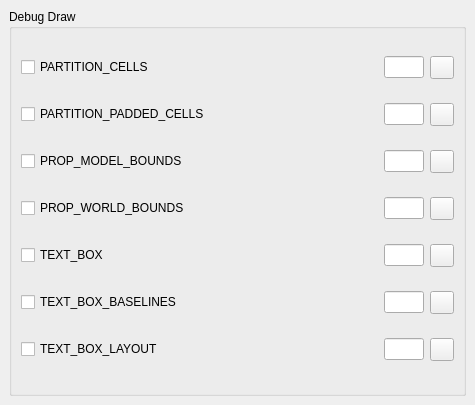
<?xml version="1.0" encoding="UTF-8"?>
<ui version="4.0">
 <class>DebugDrawDock</class>
 <widget class="QDockWidget" name="DebugDrawDock">
  <property name="geometry">
   <rect>
    <x>0</x>
    <y>0</y>
    <width>475</width>
    <height>405</height>
   </rect>
  </property>
  <property name="windowTitle">
   <string>Debug</string>
  </property>
  <widget class="QWidget" name="DrawContent">
   <layout class="QGridLayout" name="gridLayout">
    <item row="1" column="0">
     <widget class="QGroupBox" name="groupBox">
      <property name="title">
       <string>Debug Draw</string>
      </property>
      <layout class="QGridLayout" name="gridLayout_2">
       <item row="0" column="0">
        <widget class="QCheckBox" name="partitionCells">
         <property name="text">
          <string>PARTITION_CELLS</string>
         </property>
        </widget>
       </item>
       <item row="1" column="0">
        <widget class="QCheckBox" name="partitionPaddedCells">
         <property name="text">
          <string>PARTITION_PADDED_CELLS</string>
         </property>
        </widget>
       </item>
       <item row="1" column="1">
        <widget class="QLineEdit" name="partitionPaddedCellsWidth">
         <property name="sizePolicy">
          <sizepolicy hsizetype="Fixed" vsizetype="Fixed">
           <horstretch>0</horstretch>
           <verstretch>0</verstretch>
          </sizepolicy>
         </property>
         <property name="maximumSize">
          <size>
           <width>40</width>
           <height>16777215</height>
          </size>
         </property>
        </widget>
       </item>
       <item row="5" column="0">
        <widget class="QCheckBox" name="textBox">
         <property name="text">
          <string>TEXT_BOX</string>
         </property>
        </widget>
       </item>
       <item row="0" column="1">
        <widget class="QLineEdit" name="partitionCellsWidth">
         <property name="sizePolicy">
          <sizepolicy hsizetype="Fixed" vsizetype="Fixed">
           <horstretch>0</horstretch>
           <verstretch>0</verstretch>
          </sizepolicy>
         </property>
         <property name="maximumSize">
          <size>
           <width>40</width>
           <height>16777215</height>
          </size>
         </property>
        </widget>
       </item>
       <item row="8" column="0">
        <widget class="QCheckBox" name="textBoxLayout">
         <property name="text">
          <string>TEXT_BOX_LAYOUT</string>
         </property>
        </widget>
       </item>
       <item row="7" column="0">
        <widget class="QCheckBox" name="textBoxBaselines">
         <property name="text">
          <string>TEXT_BOX_BASELINES</string>
         </property>
        </widget>
       </item>
       <item row="0" column="2">
        <widget class="QToolButton" name="partitionCellsColor">
         <property name="focusPolicy">
          <enum>Qt::ClickFocus</enum>
         </property>
         <property name="text">
          <string/>
         </property>
        </widget>
       </item>
       <item row="1" column="2">
        <widget class="QToolButton" name="partitionPaddedCellsColor">
         <property name="focusPolicy">
          <enum>Qt::ClickFocus</enum>
         </property>
         <property name="text">
          <string/>
         </property>
        </widget>
       </item>
       <item row="2" column="0">
        <widget class="QCheckBox" name="propModelBounds">
         <property name="text">
          <string>PROP_MODEL_BOUNDS</string>
         </property>
        </widget>
       </item>
       <item row="4" column="0">
        <widget class="QCheckBox" name="propWorldBounds">
         <property name="text">
          <string>PROP_WORLD_BOUNDS</string>
         </property>
        </widget>
       </item>
       <item row="2" column="1">
        <widget class="QLineEdit" name="propModelBoundsWidth">
         <property name="sizePolicy">
          <sizepolicy hsizetype="Fixed" vsizetype="Fixed">
           <horstretch>0</horstretch>
           <verstretch>0</verstretch>
          </sizepolicy>
         </property>
         <property name="maximumSize">
          <size>
           <width>40</width>
           <height>16777215</height>
          </size>
         </property>
        </widget>
       </item>
       <item row="2" column="2">
        <widget class="QToolButton" name="propModelBoundsColor">
         <property name="focusPolicy">
          <enum>Qt::ClickFocus</enum>
         </property>
         <property name="text">
          <string/>
         </property>
        </widget>
       </item>
       <item row="4" column="1">
        <widget class="QLineEdit" name="propWorldBoundsWidth">
         <property name="sizePolicy">
          <sizepolicy hsizetype="Fixed" vsizetype="Fixed">
           <horstretch>0</horstretch>
           <verstretch>0</verstretch>
          </sizepolicy>
         </property>
         <property name="maximumSize">
          <size>
           <width>40</width>
           <height>16777215</height>
          </size>
         </property>
        </widget>
       </item>
       <item row="4" column="2">
        <widget class="QToolButton" name="propWorldBoundsColor">
         <property name="focusPolicy">
          <enum>Qt::ClickFocus</enum>
         </property>
         <property name="text">
          <string/>
         </property>
        </widget>
       </item>
       <item row="5" column="1">
        <widget class="QLineEdit" name="textBoxWidth">
         <property name="sizePolicy">
          <sizepolicy hsizetype="Fixed" vsizetype="Fixed">
           <horstretch>0</horstretch>
           <verstretch>0</verstretch>
          </sizepolicy>
         </property>
         <property name="maximumSize">
          <size>
           <width>40</width>
           <height>16777215</height>
          </size>
         </property>
        </widget>
       </item>
       <item row="7" column="1">
        <widget class="QLineEdit" name="textBoxBaselinesWidth">
         <property name="sizePolicy">
          <sizepolicy hsizetype="Fixed" vsizetype="Fixed">
           <horstretch>0</horstretch>
           <verstretch>0</verstretch>
          </sizepolicy>
         </property>
         <property name="maximumSize">
          <size>
           <width>40</width>
           <height>16777215</height>
          </size>
         </property>
        </widget>
       </item>
       <item row="8" column="1">
        <widget class="QLineEdit" name="textBoxLayoutWidth">
         <property name="sizePolicy">
          <sizepolicy hsizetype="Fixed" vsizetype="Fixed">
           <horstretch>0</horstretch>
           <verstretch>0</verstretch>
          </sizepolicy>
         </property>
         <property name="maximumSize">
          <size>
           <width>40</width>
           <height>16777215</height>
          </size>
         </property>
        </widget>
       </item>
       <item row="5" column="2">
        <widget class="QToolButton" name="textBoxColor">
         <property name="focusPolicy">
          <enum>Qt::ClickFocus</enum>
         </property>
         <property name="text">
          <string/>
         </property>
        </widget>
       </item>
       <item row="7" column="2">
        <widget class="QToolButton" name="textBoxBaselinesColor">
         <property name="focusPolicy">
          <enum>Qt::ClickFocus</enum>
         </property>
         <property name="text">
          <string/>
         </property>
        </widget>
       </item>
       <item row="8" column="2">
        <widget class="QToolButton" name="textBoxLayoutColor">
         <property name="focusPolicy">
          <enum>Qt::ClickFocus</enum>
         </property>
         <property name="text">
          <string/>
         </property>
        </widget>
       </item>
      </layout>
     </widget>
    </item>
   </layout>
  </widget>
 </widget>
 <tabstops>
  <tabstop>partitionCells</tabstop>
  <tabstop>partitionCellsWidth</tabstop>
  <tabstop>partitionPaddedCells</tabstop>
  <tabstop>partitionPaddedCellsWidth</tabstop>
  <tabstop>propModelBounds</tabstop>
  <tabstop>propModelBoundsWidth</tabstop>
  <tabstop>propWorldBounds</tabstop>
  <tabstop>propWorldBoundsWidth</tabstop>
  <tabstop>textBox</tabstop>
  <tabstop>textBoxWidth</tabstop>
  <tabstop>textBoxBaselines</tabstop>
  <tabstop>textBoxBaselinesWidth</tabstop>
  <tabstop>textBoxLayout</tabstop>
  <tabstop>textBoxLayoutWidth</tabstop>
  <tabstop>propWorldBoundsColor</tabstop>
  <tabstop>textBoxColor</tabstop>
  <tabstop>textBoxBaselinesColor</tabstop>
  <tabstop>textBoxLayoutColor</tabstop>
  <tabstop>partitionPaddedCellsColor</tabstop>
  <tabstop>propModelBoundsColor</tabstop>
  <tabstop>partitionCellsColor</tabstop>
 </tabstops>
 <resources/>
 <connections>
  <connection>
   <sender>partitionCells</sender>
   <signal>toggled(bool)</signal>
   <receiver>DebugDrawDock</receiver>
   <slot>togglePartitionCells(bool)</slot>
   <hints>
    <hint type="sourcelabel">
     <x>246</x>
     <y>50</y>
    </hint>
    <hint type="destinationlabel">
     <x>285</x>
     <y>281</y>
    </hint>
   </hints>
  </connection>
  <connection>
   <sender>partitionPaddedCells</sender>
   <signal>toggled(bool)</signal>
   <receiver>DebugDrawDock</receiver>
   <slot>togglePartitionPaddedCells(bool)</slot>
   <hints>
    <hint type="sourcelabel">
     <x>246</x>
     <y>86</y>
    </hint>
    <hint type="destinationlabel">
     <x>285</x>
     <y>281</y>
    </hint>
   </hints>
  </connection>
  <connection>
   <sender>propModelBounds</sender>
   <signal>toggled(bool)</signal>
   <receiver>DebugDrawDock</receiver>
   <slot>togglePropModelBounds(bool)</slot>
   <hints>
    <hint type="sourcelabel">
     <x>246</x>
     <y>122</y>
    </hint>
    <hint type="destinationlabel">
     <x>285</x>
     <y>281</y>
    </hint>
   </hints>
  </connection>
  <connection>
   <sender>propWorldBounds</sender>
   <signal>toggled(bool)</signal>
   <receiver>DebugDrawDock</receiver>
   <slot>togglePropWorldBounds(bool)</slot>
   <hints>
    <hint type="sourcelabel">
     <x>246</x>
     <y>158</y>
    </hint>
    <hint type="destinationlabel">
     <x>285</x>
     <y>281</y>
    </hint>
   </hints>
  </connection>
  <connection>
   <sender>textBox</sender>
   <signal>toggled(bool)</signal>
   <receiver>DebugDrawDock</receiver>
   <slot>toggleTextBox(bool)</slot>
   <hints>
    <hint type="sourcelabel">
     <x>246</x>
     <y>194</y>
    </hint>
    <hint type="destinationlabel">
     <x>285</x>
     <y>281</y>
    </hint>
   </hints>
  </connection>
  <connection>
   <sender>textBoxBaselines</sender>
   <signal>toggled(bool)</signal>
   <receiver>DebugDrawDock</receiver>
   <slot>toggleTextBoxBaselines(bool)</slot>
   <hints>
    <hint type="sourcelabel">
     <x>246</x>
     <y>230</y>
    </hint>
    <hint type="destinationlabel">
     <x>285</x>
     <y>281</y>
    </hint>
   </hints>
  </connection>
  <connection>
   <sender>textBoxLayout</sender>
   <signal>toggled(bool)</signal>
   <receiver>DebugDrawDock</receiver>
   <slot>toggleTextBoxLayout(bool)</slot>
   <hints>
    <hint type="sourcelabel">
     <x>246</x>
     <y>266</y>
    </hint>
    <hint type="destinationlabel">
     <x>285</x>
     <y>281</y>
    </hint>
   </hints>
  </connection>
  <connection>
   <sender>partitionCellsWidth</sender>
   <signal>textChanged(QString)</signal>
   <receiver>DebugDrawDock</receiver>
   <slot>setWidthPartitionCells(QString)</slot>
   <hints>
    <hint type="sourcelabel">
     <x>365</x>
     <y>50</y>
    </hint>
    <hint type="destinationlabel">
     <x>285</x>
     <y>281</y>
    </hint>
   </hints>
  </connection>
  <connection>
   <sender>partitionPaddedCellsWidth</sender>
   <signal>textChanged(QString)</signal>
   <receiver>DebugDrawDock</receiver>
   <slot>setWidthPartitionPaddedCells(QString)</slot>
   <hints>
    <hint type="sourcelabel">
     <x>365</x>
     <y>86</y>
    </hint>
    <hint type="destinationlabel">
     <x>285</x>
     <y>281</y>
    </hint>
   </hints>
  </connection>
  <connection>
   <sender>propModelBoundsWidth</sender>
   <signal>textChanged(QString)</signal>
   <receiver>DebugDrawDock</receiver>
   <slot>setWidthPropModelBounds(QString)</slot>
   <hints>
    <hint type="sourcelabel">
     <x>365</x>
     <y>122</y>
    </hint>
    <hint type="destinationlabel">
     <x>285</x>
     <y>281</y>
    </hint>
   </hints>
  </connection>
  <connection>
   <sender>propWorldBoundsWidth</sender>
   <signal>textChanged(QString)</signal>
   <receiver>DebugDrawDock</receiver>
   <slot>setWidthPropWorldBounds(QString)</slot>
   <hints>
    <hint type="sourcelabel">
     <x>365</x>
     <y>158</y>
    </hint>
    <hint type="destinationlabel">
     <x>285</x>
     <y>281</y>
    </hint>
   </hints>
  </connection>
  <connection>
   <sender>textBoxWidth</sender>
   <signal>textChanged(QString)</signal>
   <receiver>DebugDrawDock</receiver>
   <slot>setWidthTextBox(QString)</slot>
   <hints>
    <hint type="sourcelabel">
     <x>365</x>
     <y>194</y>
    </hint>
    <hint type="destinationlabel">
     <x>285</x>
     <y>281</y>
    </hint>
   </hints>
  </connection>
  <connection>
   <sender>textBoxBaselinesWidth</sender>
   <signal>textChanged(QString)</signal>
   <receiver>DebugDrawDock</receiver>
   <slot>setWidthTextBoxBaselines(QString)</slot>
   <hints>
    <hint type="sourcelabel">
     <x>365</x>
     <y>230</y>
    </hint>
    <hint type="destinationlabel">
     <x>285</x>
     <y>281</y>
    </hint>
   </hints>
  </connection>
  <connection>
   <sender>textBoxLayoutWidth</sender>
   <signal>textChanged(QString)</signal>
   <receiver>DebugDrawDock</receiver>
   <slot>setWidthTextBoxLayout(QString)</slot>
   <hints>
    <hint type="sourcelabel">
     <x>365</x>
     <y>266</y>
    </hint>
    <hint type="destinationlabel">
     <x>285</x>
     <y>281</y>
    </hint>
   </hints>
  </connection>
  <connection>
   <sender>partitionCellsColor</sender>
   <signal>clicked()</signal>
   <receiver>DebugDrawDock</receiver>
   <slot>pickColorPartitionCells()</slot>
   <hints>
    <hint type="sourcelabel">
     <x>408</x>
     <y>50</y>
    </hint>
    <hint type="destinationlabel">
     <x>285</x>
     <y>281</y>
    </hint>
   </hints>
  </connection>
  <connection>
   <sender>partitionPaddedCellsColor</sender>
   <signal>clicked()</signal>
   <receiver>DebugDrawDock</receiver>
   <slot>pickColorPartitionPaddedCells()</slot>
   <hints>
    <hint type="sourcelabel">
     <x>408</x>
     <y>86</y>
    </hint>
    <hint type="destinationlabel">
     <x>285</x>
     <y>281</y>
    </hint>
   </hints>
  </connection>
  <connection>
   <sender>propModelBoundsColor</sender>
   <signal>clicked()</signal>
   <receiver>DebugDrawDock</receiver>
   <slot>pickColorPropModelBounds()</slot>
   <hints>
    <hint type="sourcelabel">
     <x>408</x>
     <y>122</y>
    </hint>
    <hint type="destinationlabel">
     <x>285</x>
     <y>281</y>
    </hint>
   </hints>
  </connection>
  <connection>
   <sender>propWorldBoundsColor</sender>
   <signal>clicked()</signal>
   <receiver>DebugDrawDock</receiver>
   <slot>pickColorPropWorldBounds()</slot>
   <hints>
    <hint type="sourcelabel">
     <x>408</x>
     <y>158</y>
    </hint>
    <hint type="destinationlabel">
     <x>285</x>
     <y>281</y>
    </hint>
   </hints>
  </connection>
  <connection>
   <sender>textBoxColor</sender>
   <signal>clicked()</signal>
   <receiver>DebugDrawDock</receiver>
   <slot>pickColorTextBox()</slot>
   <hints>
    <hint type="sourcelabel">
     <x>408</x>
     <y>194</y>
    </hint>
    <hint type="destinationlabel">
     <x>285</x>
     <y>281</y>
    </hint>
   </hints>
  </connection>
  <connection>
   <sender>textBoxBaselinesColor</sender>
   <signal>clicked()</signal>
   <receiver>DebugDrawDock</receiver>
   <slot>pickColorTextBoxBaselines()</slot>
   <hints>
    <hint type="sourcelabel">
     <x>408</x>
     <y>230</y>
    </hint>
    <hint type="destinationlabel">
     <x>285</x>
     <y>281</y>
    </hint>
   </hints>
  </connection>
  <connection>
   <sender>textBoxLayoutColor</sender>
   <signal>clicked()</signal>
   <receiver>DebugDrawDock</receiver>
   <slot>pickColorTextBoxLayout()</slot>
   <hints>
    <hint type="sourcelabel">
     <x>408</x>
     <y>266</y>
    </hint>
    <hint type="destinationlabel">
     <x>285</x>
     <y>281</y>
    </hint>
   </hints>
  </connection>
 </connections>
 <slots>
  <slot>togglePartitionCells(bool)</slot>
  <slot>togglePartitionPaddedCells(bool)</slot>
  <slot>togglePropModelBounds(bool)</slot>
  <slot>togglePropWorldBounds(bool)</slot>
  <slot>toggleTextBox(bool)</slot>
  <slot>toggleTextBoxBaselines(bool)</slot>
  <slot>toggleTextBoxLayout(bool)</slot>
  <slot>setWidthPartitionCells(QString)</slot>
  <slot>setWidthPartitionPaddedCells(QString)</slot>
  <slot>setWidthPropModelBounds(QString)</slot>
  <slot>setWidthPropWorldBounds(QString)</slot>
  <slot>setWidthTextBox(QString)</slot>
  <slot>setWidthTextBoxBaselines(QString)</slot>
  <slot>setWidthTextBoxLayout(QString)</slot>
  <slot>pickColorPartitionCells()</slot>
  <slot>pickColorPartitionPaddedCells()</slot>
  <slot>pickColorPropModelBounds()</slot>
  <slot>pickColorPropWorldBounds()</slot>
  <slot>pickColorTextBox()</slot>
  <slot>pickColorTextBoxBaselines()</slot>
  <slot>pickColorTextBoxLayout()</slot>
  <slot>toggleHistogramEnabled(bool)</slot>
  <slot>toggleLuaAllocLogEnabled(bool)</slot>
  <slot>reportHistogram()</slot>
  <slot>forceGC()</slot>
  <slot>runStringLocal()</slot>
  <slot>runStringDevice()</slot>
  <slot>takeScreenshot()</slot>
 </slots>
</ui>
